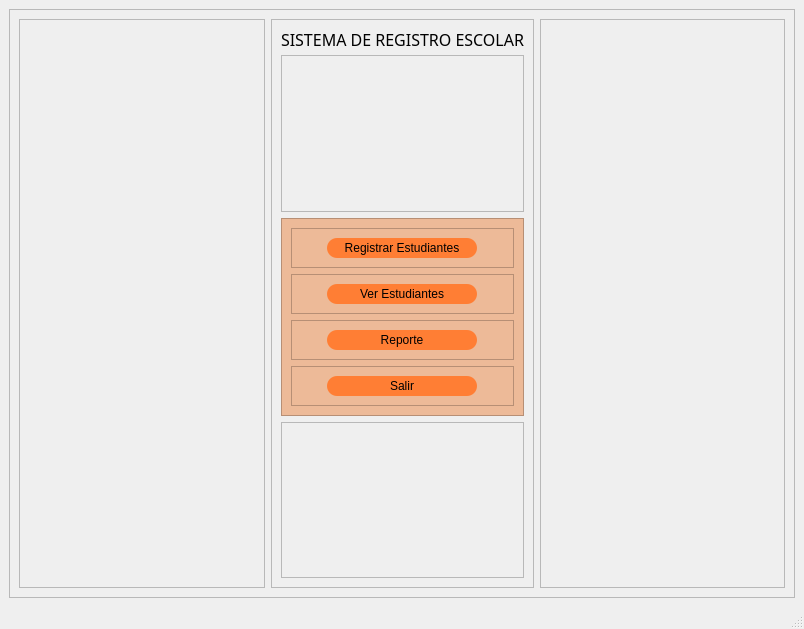
<?xml version="1.0" encoding="UTF-8"?>
<ui version="4.0">
 <class>MainWindow</class>
 <widget class="QMainWindow" name="MainWindow">
  <property name="geometry">
   <rect>
    <x>0</x>
    <y>0</y>
    <width>804</width>
    <height>629</height>
   </rect>
  </property>
  <property name="windowTitle">
   <string>MainWindow</string>
  </property>
  <widget class="QWidget" name="centralwidget">
   <layout class="QHBoxLayout" name="horizontalLayout">
    <item>
     <widget class="QFrame" name="frame">
      <property name="styleSheet">
       <string notr="true">border-image: url(&quot;img/escuela.jpg&quot;);</string>
      </property>
      <property name="frameShape">
       <enum>QFrame::StyledPanel</enum>
      </property>
      <property name="frameShadow">
       <enum>QFrame::Raised</enum>
      </property>
      <layout class="QHBoxLayout" name="horizontalLayout_2">
       <item>
        <widget class="QFrame" name="frame_4">
         <property name="frameShape">
          <enum>QFrame::StyledPanel</enum>
         </property>
         <property name="frameShadow">
          <enum>QFrame::Raised</enum>
         </property>
        </widget>
       </item>
       <item>
        <widget class="QFrame" name="frame_3">
         <property name="frameShape">
          <enum>QFrame::StyledPanel</enum>
         </property>
         <property name="frameShadow">
          <enum>QFrame::Raised</enum>
         </property>
         <layout class="QVBoxLayout" name="verticalLayout_2">
          <item>
           <widget class="QLabel" name="label_2">
            <property name="maximumSize">
             <size>
              <width>634795</width>
              <height>20</height>
             </size>
            </property>
            <property name="font">
             <font>
              <family>Microsoft PhagsPa</family>
              <pointsize>12</pointsize>
             </font>
            </property>
            <property name="layoutDirection">
             <enum>Qt::LeftToRight</enum>
            </property>
            <property name="text">
             <string>SISTEMA DE REGISTRO ESCOLAR</string>
            </property>
            <property name="alignment">
             <set>Qt::AlignCenter</set>
            </property>
           </widget>
          </item>
          <item>
           <widget class="QFrame" name="frame_6">
            <property name="frameShape">
             <enum>QFrame::StyledPanel</enum>
            </property>
            <property name="frameShadow">
             <enum>QFrame::Raised</enum>
            </property>
           </widget>
          </item>
          <item>
           <layout class="QVBoxLayout" name="verticalLayout_6">
            <item>
             <widget class="QFrame" name="frame_5">
              <property name="layoutDirection">
               <enum>Qt::LeftToRight</enum>
              </property>
              <property name="styleSheet">
               <string notr="true">background-color: #edba98;</string>
              </property>
              <property name="frameShape">
               <enum>QFrame::StyledPanel</enum>
              </property>
              <property name="frameShadow">
               <enum>QFrame::Raised</enum>
              </property>
              <layout class="QVBoxLayout" name="verticalLayout">
               <item>
                <widget class="QFrame" name="frame_8">
                 <property name="frameShape">
                  <enum>QFrame::StyledPanel</enum>
                 </property>
                 <property name="frameShadow">
                  <enum>QFrame::Raised</enum>
                 </property>
                 <layout class="QHBoxLayout" name="horizontalLayout_3">
                  <item>
                   <widget class="QPushButton" name="btn_registrar">
                    <property name="minimumSize">
                     <size>
                      <width>20</width>
                      <height>20</height>
                     </size>
                    </property>
                    <property name="maximumSize">
                     <size>
                      <width>150</width>
                      <height>16777215</height>
                     </size>
                    </property>
                    <property name="layoutDirection">
                     <enum>Qt::LeftToRight</enum>
                    </property>
                    <property name="styleSheet">
                     <string notr="true">background-color: rgb(255, 126, 52);
border-radius:10px</string>
                    </property>
                    <property name="text">
                     <string>Registrar Estudiantes</string>
                    </property>
                    <property name="icon">
                     <iconset>
                      <normaloff>img/añadir.png</normaloff>img/añadir.png</iconset>
                    </property>
                   </widget>
                  </item>
                 </layout>
                </widget>
               </item>
               <item>
                <widget class="QFrame" name="frame_9">
                 <property name="frameShape">
                  <enum>QFrame::StyledPanel</enum>
                 </property>
                 <property name="frameShadow">
                  <enum>QFrame::Raised</enum>
                 </property>
                 <layout class="QHBoxLayout" name="horizontalLayout_4">
                  <item>
                   <widget class="QPushButton" name="btn_ver">
                    <property name="minimumSize">
                     <size>
                      <width>20</width>
                      <height>20</height>
                     </size>
                    </property>
                    <property name="maximumSize">
                     <size>
                      <width>150</width>
                      <height>16777215</height>
                     </size>
                    </property>
                    <property name="styleSheet">
                     <string notr="true">background-color: rgb(255, 126, 52);
border-radius:10px</string>
                    </property>
                    <property name="text">
                     <string>Ver Estudiantes</string>
                    </property>
                    <property name="icon">
                     <iconset>
                      <normaloff>img/ver.png</normaloff>img/ver.png</iconset>
                    </property>
                   </widget>
                  </item>
                 </layout>
                </widget>
               </item>
               <item>
                <widget class="QFrame" name="frame_10">
                 <property name="frameShape">
                  <enum>QFrame::StyledPanel</enum>
                 </property>
                 <property name="frameShadow">
                  <enum>QFrame::Raised</enum>
                 </property>
                 <layout class="QHBoxLayout" name="horizontalLayout_5">
                  <item>
                   <widget class="QPushButton" name="btn_reporte">
                    <property name="minimumSize">
                     <size>
                      <width>20</width>
                      <height>20</height>
                     </size>
                    </property>
                    <property name="maximumSize">
                     <size>
                      <width>150</width>
                      <height>16777215</height>
                     </size>
                    </property>
                    <property name="styleSheet">
                     <string notr="true">background-color: rgb(255, 126, 52);
border-radius:10px</string>
                    </property>
                    <property name="text">
                     <string>Reporte</string>
                    </property>
                    <property name="icon">
                     <iconset>
                      <normaloff>img/reporte.png</normaloff>img/reporte.png</iconset>
                    </property>
                   </widget>
                  </item>
                 </layout>
                </widget>
               </item>
               <item>
                <widget class="QFrame" name="frame_11">
                 <property name="frameShape">
                  <enum>QFrame::StyledPanel</enum>
                 </property>
                 <property name="frameShadow">
                  <enum>QFrame::Raised</enum>
                 </property>
                 <layout class="QHBoxLayout" name="horizontalLayout_6">
                  <item>
                   <widget class="QPushButton" name="pushButton_2">
                    <property name="minimumSize">
                     <size>
                      <width>20</width>
                      <height>20</height>
                     </size>
                    </property>
                    <property name="maximumSize">
                     <size>
                      <width>150</width>
                      <height>16777215</height>
                     </size>
                    </property>
                    <property name="styleSheet">
                     <string notr="true">background-color: rgb(255, 126, 52);
border-radius:10px</string>
                    </property>
                    <property name="text">
                     <string>Salir</string>
                    </property>
                    <property name="icon">
                     <iconset>
                      <normaloff>img/salir.png</normaloff>img/salir.png</iconset>
                    </property>
                   </widget>
                  </item>
                 </layout>
                </widget>
               </item>
              </layout>
             </widget>
            </item>
           </layout>
          </item>
          <item>
           <widget class="QFrame" name="frame_7">
            <property name="frameShape">
             <enum>QFrame::StyledPanel</enum>
            </property>
            <property name="frameShadow">
             <enum>QFrame::Raised</enum>
            </property>
           </widget>
          </item>
         </layout>
        </widget>
       </item>
       <item>
        <widget class="QFrame" name="frame_2">
         <property name="frameShape">
          <enum>QFrame::StyledPanel</enum>
         </property>
         <property name="frameShadow">
          <enum>QFrame::Raised</enum>
         </property>
        </widget>
       </item>
      </layout>
     </widget>
    </item>
   </layout>
  </widget>
  <widget class="QMenuBar" name="menubar">
   <property name="geometry">
    <rect>
     <x>0</x>
     <y>0</y>
     <width>804</width>
     <height>21</height>
    </rect>
   </property>
  </widget>
  <widget class="QStatusBar" name="statusbar"/>
 </widget>
 <resources/>
 <connections/>
</ui>
